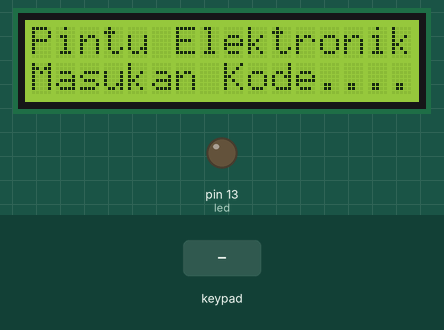
The sketch below on a simulated Arduino Uno, built with avr-gcc and run on an emulated ATmega328P. On the bench: 16×2 character LCD, output pins drawn as LEDs (lit = HIGH). The test bench sets the inputs (shaded band).

Above: at 1.45 s.
1.8 s: keypad keys 3 4 2 0 1 9 * pressed 0.74 s apart
At 7.4 s:
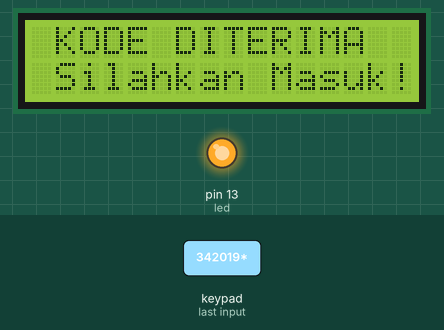
8.4 s: key '*' pressed
At 10.15 s:
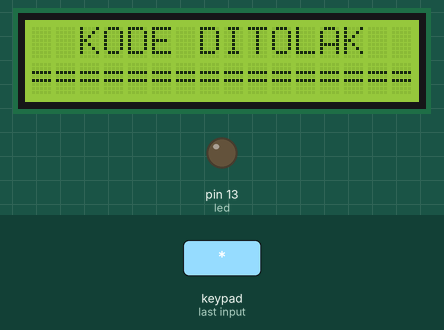
11.4 s: keypad keys 3 4 2 0 1 9 # pressed 0.74 s apart
At 15.7 s:
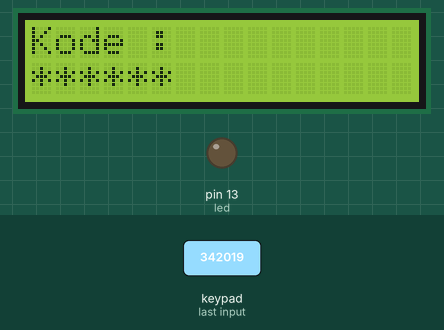
18.0 s: key '1' pressed
At 18.8 s:
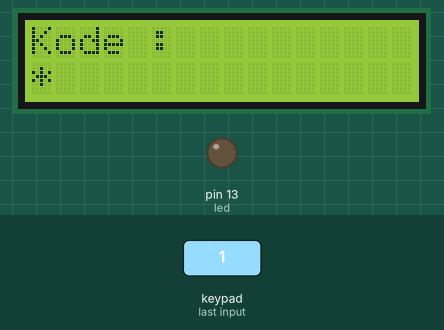
19.8 s: keypad keys 3 4 2 0 1 9 pressed 0.74 s apart
At 24.8 s:
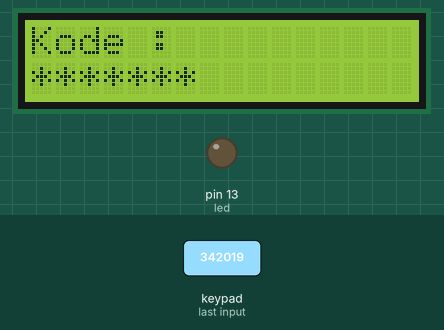
25.7 s: keypad keys 1 3 9 7 2 2 pressed 0.74 s apart
At 30.4 s:
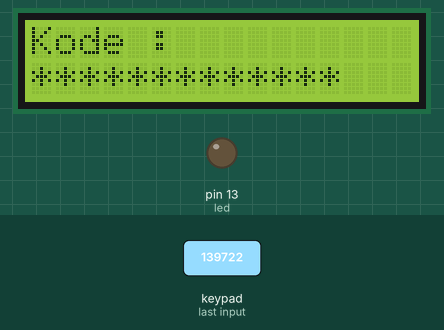
Timing chart, 0 to 31.9 s (numbered marks = the images above; inputs shaded):
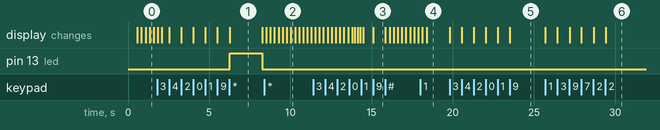

The sketch:

SALMANMIQDAD_TT3D_P8_3__KUNCIELEKTRONIK.ino
```cpp
#include <LiquidCrystal.h>
#include <Password.h>
#include <Keypad.h> //library
//buat obyek password library, diisi dg array char angka
Password password = Password( "342019" ); //angak kode PIN
//buat obyek lcd librari
LiquidCrystal lcd(12, 11, 10, 9, 8, 7);
int x = 0; //variabel looping
int a = 0; // variabel untuk kontrol tulisan LCD
int led = 13; //pin solenoid (disini diasumsikan led)
//defenisikan jumlah kolom dan baris keypad 4 x 4
const byte JmlBaris = 4; // 4 baris
const byte JmlKolom = 3; // 3 kolom
//inisiasi untuk keypad atau definsikan keymap
char keys[JmlBaris][ JmlKolom] = {
  {'1','2','3'},
  {'4','5','6'},
  {'7','8','9'},
  {'*','0','#'}
  };//matriks 4x3 menunjukkan keypad mana yang ditekan
//hubungkan pin baris keypad dengan pin arduino
  byte PinBaris [JmlBaris] = { 3, 2, 1, 0};
//hubungkan pin kolom keypad dengan pin arduino
  byte PinKolom[JmlKolom] = { 4, 5, 6 };
//buat obyek keypad librari
Keypad miqdad = Keypad( makeKeymap(keys), PinBaris,   PinKolom, JmlBaris, JmlKolom );
void setup() {
  lcd.begin(16, 2); //memulai LCD
  lcd.setCursor(0,0); //set tempat kursor/teks
  lcd.print("Power On...");//print tulisan dlm tanda petik
  lcd.setCursor(0,1); //set tempat kursor/teks
  lcd.print("...by TT3ABCD...");
  delay(500);
  lcd.clear();
  miqdad.addEventListener(keypadEvent);
}
void loop() {
  pinMode(led, OUTPUT);
   if (a==0) { //state awal
     lcd.setCursor(0, 0); //set tempat kursor
     lcd.print("Pintu Elektronik!");
     lcd.setCursor(0, 1); //set tempat kursor
     lcd.print("Masukan Kode....");
     lcd.noDisplay();
     delay(250);
     lcd.display();
     delay(250);
}
  miqdad.getKey(); //membaca keypad
}
void keypadEvent(KeypadEvent eKey){
  switch (miqdad.getState()){
    case PRESSED: //saat ditekan
      if (a == 0){
         lcd.clear();
         a = 1;
      }
      lcd.setCursor(0, 0);
      lcd.print("Kode :          ");
      lcd.setCursor(x, 1);
switch (eKey){ //uji kondisi eKey
case '*':
  checkPassword();
  password.reset();
  break; //saat * ditekan, melakukan pengecekan password
case '#':
  password.reset();
  lcd.setCursor(0, 0);
  lcd.clear();
  x=0;
  a=0;
  break; //saat # ditekan, hapus password yg ditekan
default:
  password.append(eKey); //default untuk selain * dan #
  lcd.print("*"); //print tanda *
  x++;}
}
}
void checkPassword(){ //prosedur untuk mengecek password benar atau salah
if (password.evaluate()){ //jika password cocok
  lcd.clear();
  lcd.setCursor(0, 0);
  lcd.print(" KODE DITERIMA");
  lcd.setCursor(0, 1);
  lcd.print(" Silahkan Masuk!");
  digitalWrite(led, HIGH); //aktikan solenoid 2 detik
  delay(2000);
  digitalWrite(led, LOW); //off kan selenoid
  x = 0;
  a = 0;
 } else {
     lcd.clear();
     lcd.setCursor(0, 0); //jika password salah
     lcd.print("  KODE DITOLAK ");
     lcd.setCursor(0, 1); //kalo password salah
     lcd.print("================");
//kedipkan teks lcd sebnyak 5 kali
 for(int i=0; i < 5; i++) {
    lcd.noDisplay();// tampilan teks off
    delay(250);
    lcd.display();// tampilan teks on
    delay(250);
    x=0;
    a=0;
}
}
}
```

Measured:
- after the input at 1.8 s, pin 13 (led): LOW → HIGH after 4.5 s, → LOW 2.0 s later; the display: first differs from a run without the input after 0.29 s (image 1 shows a later state)
- after the input at 8.4 s, the display: first differs from a run without the input after 1.4 s (image 2 shows a later state)
- after the input at 11.4 s, the display: first differs from a run without the input after 2.4 s (image 3 shows a later state)
- after the input at 18.0 s, the display: first differs from a run without the input after 0.38 s (image 4)
- after the input at 19.8 s, the display: first changes at once (image 5 shows a later state)
- after the input at 25.7 s, the display: first changes at once (image 6 shows a later state)
- what the display in image 1 shows lasts 2.0 s, from 6.3 s to 8.3 s
